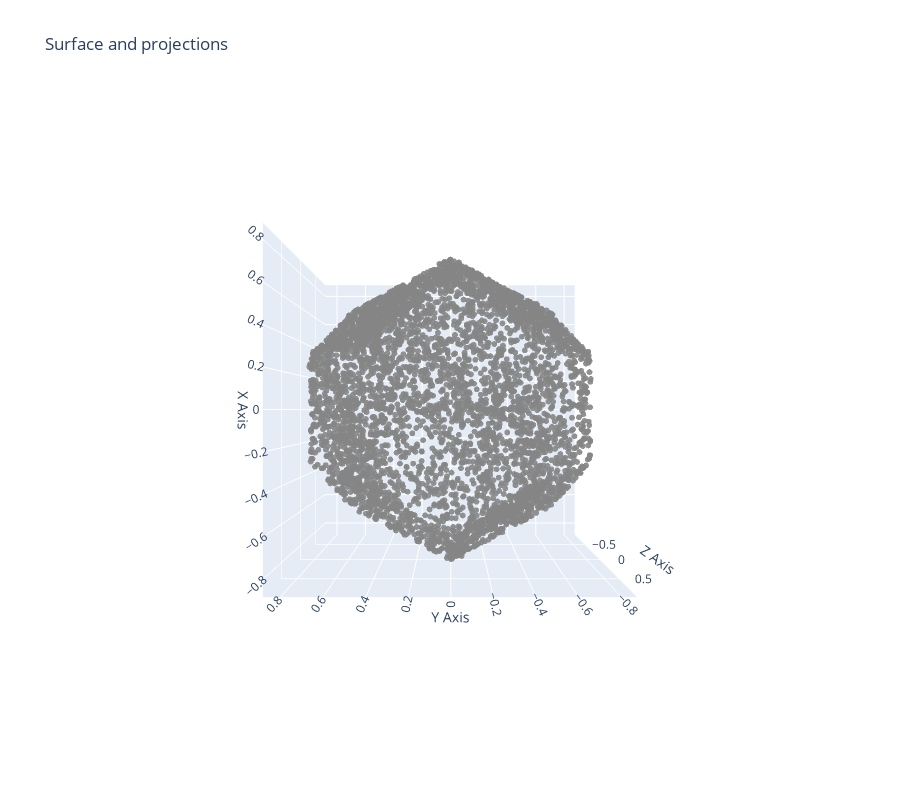

The code cell stored with this chart in its notebook:
### Code cell
def _max_abs_dot(p: jnp.ndarray, vectors: list[jnp.ndarray]) -> float:
    """Helper to compute the maximum absolute dot product.

    Given a point ``p`` and a list of normal vectors, compute the
    maximum of ``abs(dot(p, v_norm))`` across all normals.  Each
    normal vector in ``vectors`` is normalised inside this function.
    """
    d = 0.0
    for v in vectors:
        v_norm = v / jnp.linalg.norm(v)
        d = jnp.maximum(d, jnp.abs(jnp.dot(p, v_norm)))
    return d

def sdf_dodecahedron(p: jnp.ndarray, scale: float = 0.7, r: float = 1.0) -> float:
    """Signed distance to a dodecahedron.

    The implementation follows ``Dodecahedron.glsl``.  The dodecahedron
    is realised by taking the maximum absolute dot product of ``p`` with
    a set of direction vectors and subtracting the radius ``r``.  A
    uniform ``scale`` factor rescales the space prior to evaluation and
    then re‑applies the inverse to the distance.  The default
    ``scale`` and ``r`` match the GLSL ``sdf`` wrapper.
    """
    # Direction vectors (GDFVector13–18) used in the GLSL code.
    phi = 1.618033988749895
    dirs = [
        jnp.array([0.0,  phi,  1.0]),
        jnp.array([0.0, -phi,  1.0]),
        jnp.array([1.0, 0.0,  phi]),
        jnp.array([-1.0, 0.0,  phi]),
        jnp.array([ phi,  1.0, 0.0]),
        jnp.array([-phi,  1.0, 0.0]),
    ]
    q = p / scale
    d = _max_abs_dot(q, dirs) - r
    return d * scale
Y_lang = langevin_implicit(sdf_dodecahedron, n=5000, burn=100, thin=2, sigma=0.1, lam=0.01, kappa=0.02, R=3.0)
fig = plot_3d_projection(Y_lang)
fig.update_layout(scene_camera=dict(eye=dict(x=0., y=0., z=2.5)))

### Figure 1 — Plotly figure (JSON) as saved in the notebook; plotly's stock layout.template omitted (floating-point values rounded to 4 significant figures; data arrays with more than 128 entries replaced by an {"elided": "..."} marker saying what was removed)
{"data": [{"marker": {"color": "rgba(120,120,120,0.9)", "size": 2}, "mode": "markers", "name": "original", "x": {"elided": "5000 float values"}, "y": {"elided": "5000 float values"}, "z": {"elided": "5000 float values"}, "type": "scatter3d"}], "layout": {"scene": {"xaxis": {"title": {"text": "X Axis"}}, "yaxis": {"title": {"text": "Y Axis"}}, "zaxis": {"title": {"text": "Z Axis"}}, "aspectmode": "cube", "camera": {"eye": {"x": 0.0, "y": 0.0, "z": 2.5}}}, "legend": {"itemsizing": "constant"}, "title": {"text": "Surface and projections"}, "height": 800}}
